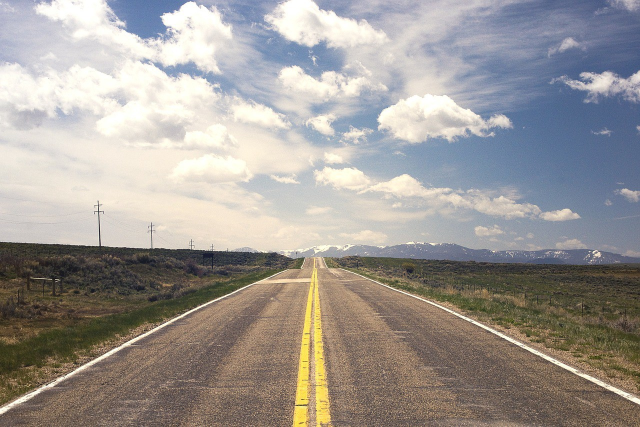
#> input picture road.jpeg, 1280 x 853 px (shown at 1/2 size)
$ jupyter execute pathfind.ipynb
#> lines starting #> are read from the running program, lines starting #| are printed output that depends on the picture; after the words box and inside, x2 and y2 are one past the last pixel; in counts of white or black regions, pixels touching at a corner belong together
[cell 1]
import cv2 as cv
import matplotlib.pyplot as plt
import numpy as np

[cell 2]
def show(mat):
    plt.imshow(cv.cvtColor(mat.astype(np.uint8), cv.COLOR_BGR2RGB))

def mask(imgshape):
    height = imgshape[0]
    width = imgshape[1]
    maskpts = np.array([[width//3, height//2], [2*width//3, height//2], [3*width//4, height], [width//4, height]])
    return cv.fillPoly(np.zeros(imgshape), pts=[maskpts], color=(255,255,255)).astype(np.uint8)

def correctionmask(imgshape, padding):
    padding = int(padding)
    height = imgshape[0]
    width = imgshape[1]
    maskpts = np.array([[width//3+padding, height//2+padding], [2*width//3-padding, height//2+padding], [3*width//4+padding, height], [width//4-padding, height]])
    return cv.fillPoly(np.zeros(imgshape), pts=[maskpts], color=(255,255,255)).astype(np.uint8)

[cell 3]
ret, thresh = cv.threshold(cv.cvtColor(cv.imread('road.jpeg'), cv.COLOR_BGR2GRAY), 210, 255, 0) # get binary image
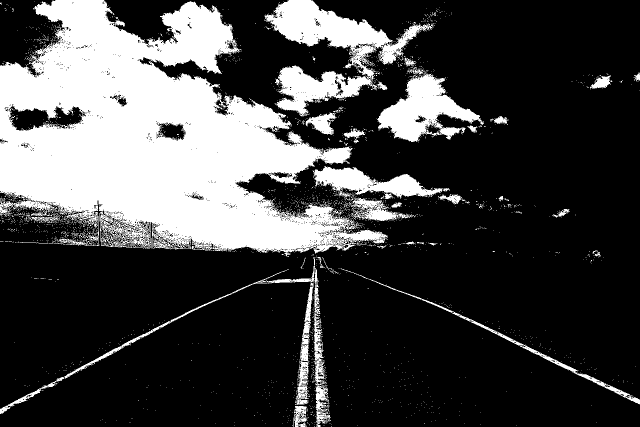
#> thresh: shape (853, 1280) (shown at 1/2 size); 26.6% white; 2565 white regions (2512 under 20 px), largest, box (x1, y1, x2, y2) and area: (0, 0, 776, 514) 216677, (529, 0, 867, 233) 26810, (754, 144, 968, 284) 13345
frame = cv.bitwise_and(thresh, mask(thresh.shape))
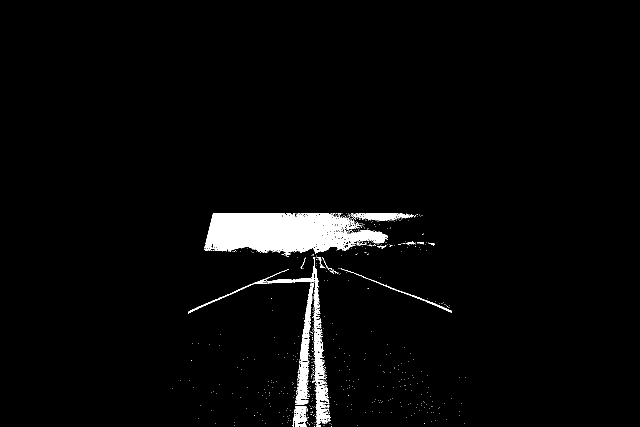
#> frame: shape (853, 1280) (shown at 1/2 size); 2.9% white; 612 white regions (592 under 20 px), largest, box (x1, y1, x2, y2) and area: (408, 426, 776, 514) 20677, (590, 565, 627, 810) 2842, (627, 569, 654, 771) 2004

[cell 4]
show(frame) # now we have the preprocessed binary image ready to detect countours

[cell 5]
# find and draw contours
contours, h= cv.findContours(frame, cv.RETR_EXTERNAL, cv.CHAIN_APPROX_SIMPLE)
#> contours = 610 contours, 599 with area under 20; largest, box (x1, y1, x2, y2) and area: (408, 426, 776, 514) 21271, (590, 565, 627, 810) 2730, (627, 569, 654, 771) 1912, (631, 772, 662, 848) 1230, (376, 514, 638, 627) 943; h = 610 rows, first 6: [1, -1, -1, -1], [2, 0, -1, -1], [3, 1, -1, -1], [4, 2, -1, -1], [5, 3, -1, -1], [6, 4, -1, -1]
frame = cv.drawContours(np.zeros(frame.shape, dtype=np.uint8), contours, -1, (255,255,255), 3)
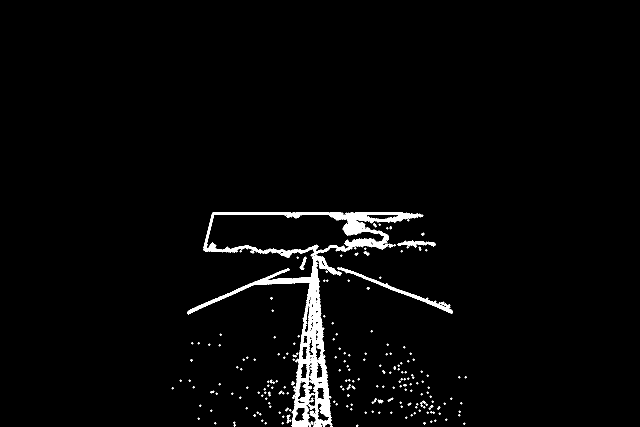
#> frame: shape (853, 1280) (shown at 1/2 size); 2.6% white; 203 white regions (168 under 20 px), largest, box (x1, y1, x2, y2) and area: (374, 424, 847, 853) 22494, (674, 534, 906, 628) 1603, (795, 481, 872, 495) 508

# Apply correction mask

frame = cv.bitwise_and(frame, correctionmask(frame.shape, 10))
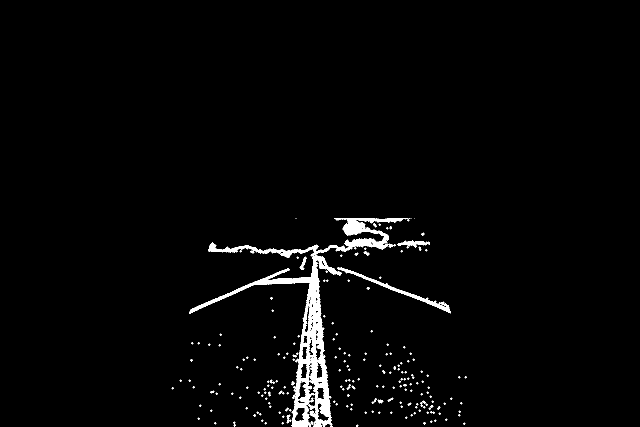
#> frame: shape (853, 1280) (shown at 1/2 size); 2.2% white; 208 white regions (173 under 20 px), largest, box (x1, y1, x2, y2) and area: (378, 436, 817, 853) 19162, (674, 534, 902, 627) 1551, (795, 481, 860, 495) 427

[cell 6]
show(frame)

[cell 7]
# find and draw lines

lines = cv.HoughLinesP(frame, 1, np.pi / 180, 300, None, 50, 10)
#> lines = [[626, 492, 632, 852], [630, 491, 655, 846], [627, 492, 633, 852], [628, 491, 653, 848], [610, 852, 629, 491], [608, 852, 625, 532], [379, 623, 579, 539], [629, 514, 652, 849], [380, 622, 578, 538], [585, 852, 622, 551]]

lines_img = np.zeros(frame.shape, dtype=np.uint8)
if lines is not None:
    for i in range(0, len(lines)):
        l = lines[i][0]
        cv.line(lines_img, (l[0], l[1]), (l[2], l[3]), (255,255,255), 3, cv.LINE_AA)
#> this loop made 10 passes
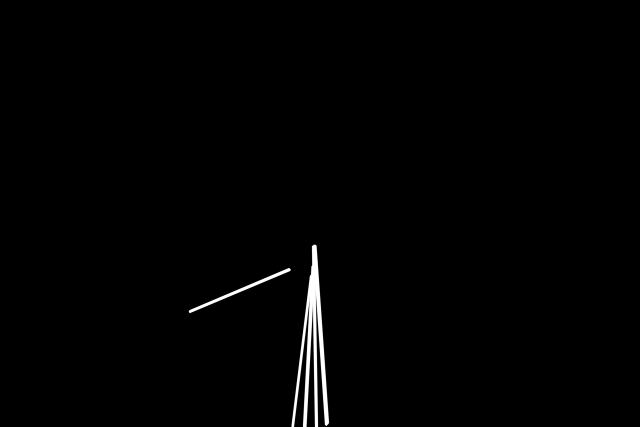
#> lines_img: shape (853, 1280) (shown at 1/2 size); min 0, max 255, mean 2.4

[cell 8]
show(lines_img)

$ run again, with birds-eye.jpg copied over road.jpeg
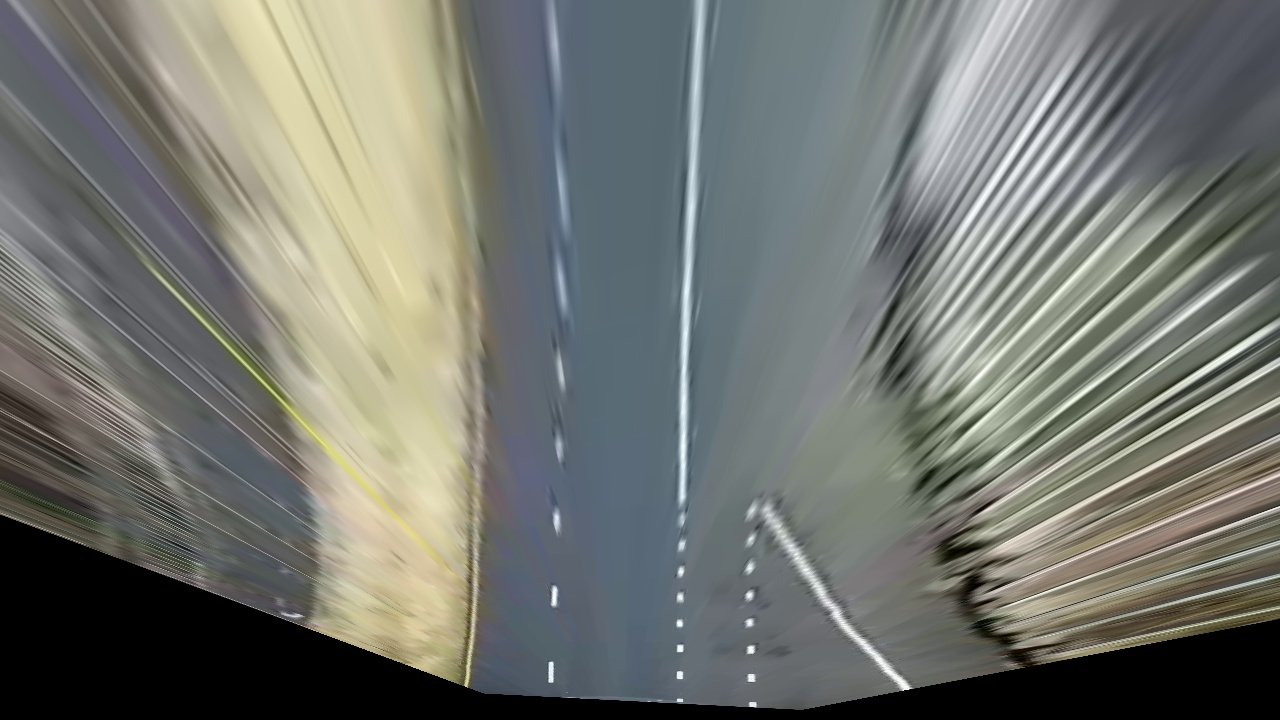
#> input picture birds-eye.jpg, 1280 x 720 px
#> `ret, thresh = cv.threshold(cv.cvtColor(cv.imread('road.jpeg'), cv.COLO..`:
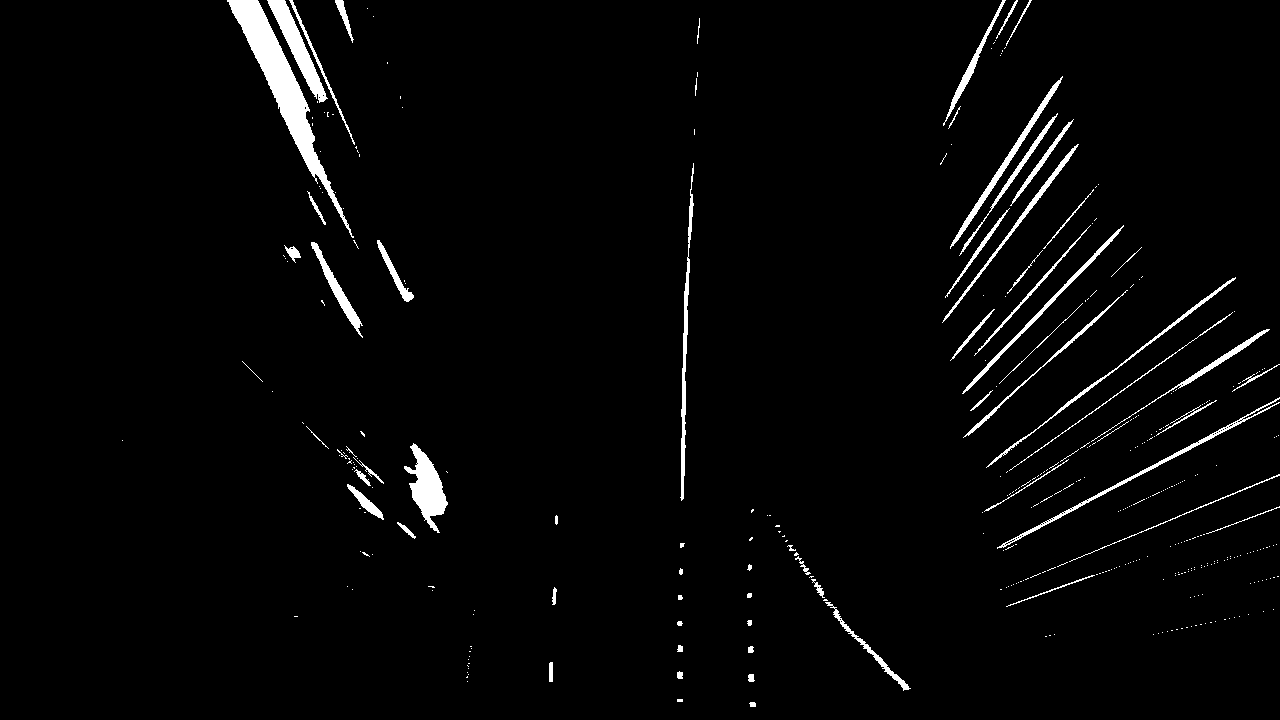
#> thresh: shape (720, 1280); 2.7% white; 384 white regions (318 under 20 px), largest, box (x1, y1, x2, y2) and area: (227, 0, 354, 238) 4894, (404, 443, 448, 533) 1737, (267, 0, 328, 103) 1595
#> contours = 54 contours, 41 with area under 20; largest, box (x1, y1, x2, y2) and area: (404, 443, 448, 533) 1622, (825, 602, 911, 691) 394, (680, 360, 686, 501) 373, (397, 522, 416, 539) 62, (549, 662, 553, 682) 56; h = 54 rows, first 6: [1, -1, -1, -1], [2, 0, -1, -1], [3, 1, -1, -1], [4, 2, -1, -1], [5, 3, -1, -1], [6, 4, -1, -1]
#> `frame = cv.drawContours(np.zeros(frame.shape, dtype=np.uint8), contour..`:
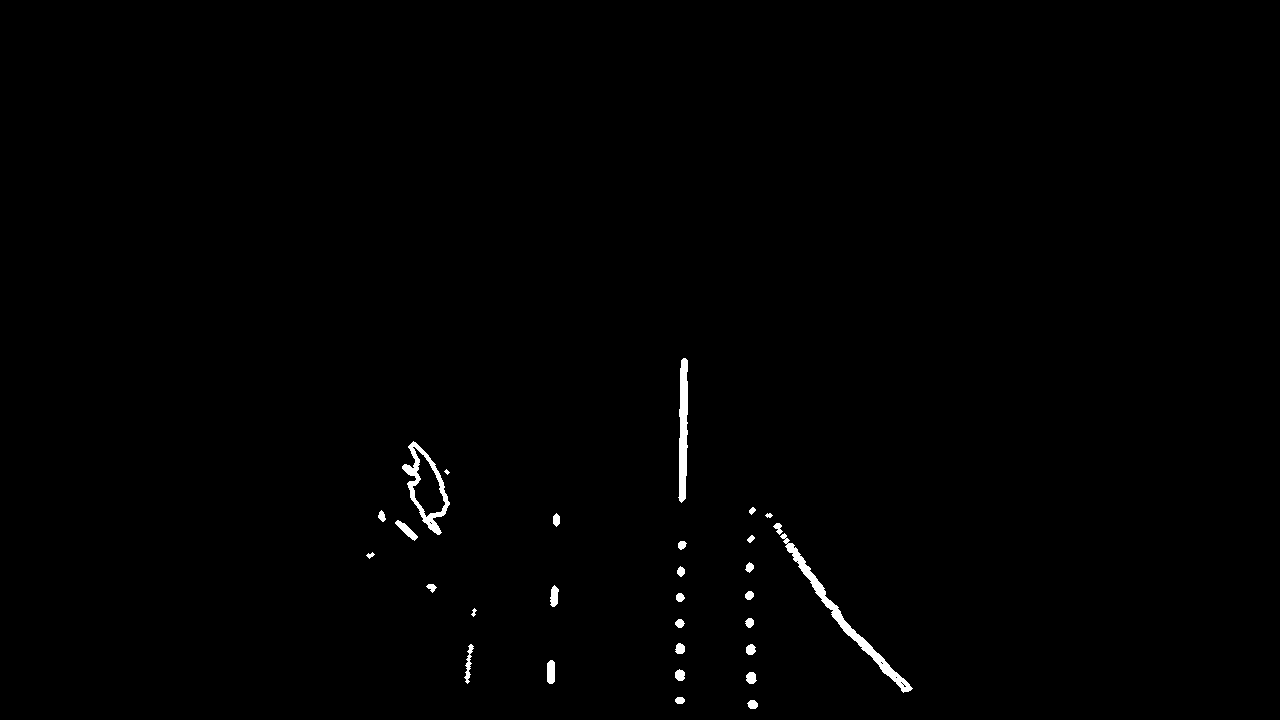
#> frame: shape (720, 1280); 0.63% white; 30 white regions (1 under 20 px), largest, box (x1, y1, x2, y2) and area: (780, 533, 913, 693) 1598, (678, 358, 688, 503) 1091, (402, 441, 450, 535) 1091
#> lines = None
#> mat: shape (720, 1280); every value is 0
